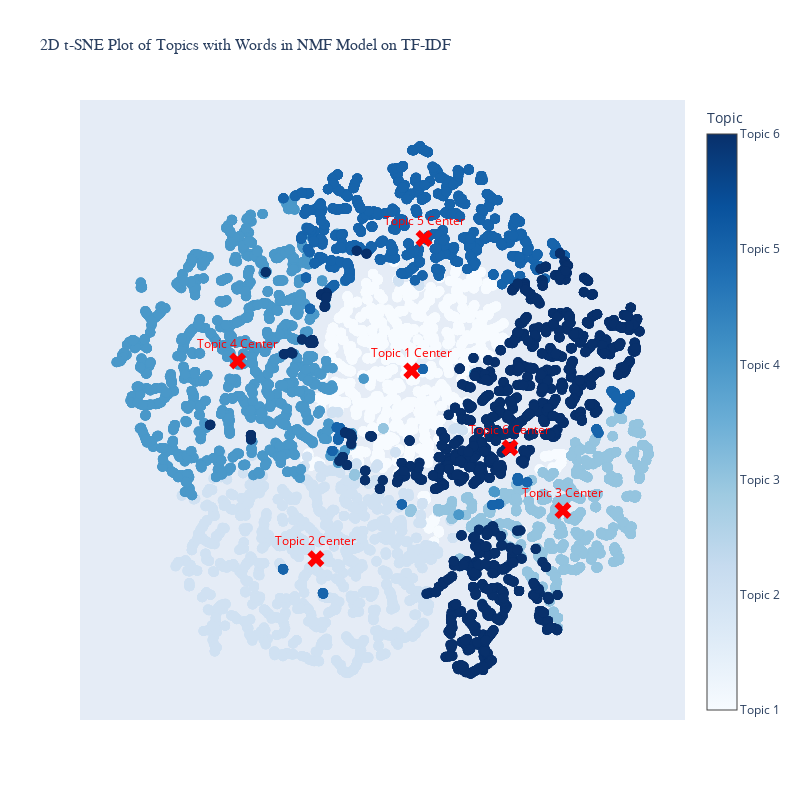

Notebook code for this chart:
### Code cell
# Plot the 2D t-SNE for NMF topics
plot_tsne_nmf_topics(nmf_model, tfidf_matrix, topic_matrix, feature_names)

### Figure 1 — Plotly figure (JSON) as saved in the notebook; plotly's stock layout.template omitted (floating-point values rounded to 4 significant figures; data arrays with more than 128 entries replaced by an {"elided": "..."} marker saying what was removed)
{"data": [{"hoverinfo": "text", "marker": {"color": {"elided": "26724 int values"}, "colorbar": {"ticktext": ["Topic 1", "Topic 2", "Topic 3", "Topic 4", "Topic 5", "Topic 6"], "tickvals": [1, 2, 3, 4, 5, 6], "title": {"text": "Topic"}}, "colorscale": [[0, "rgb(247,251,255)"], [0.125, "rgb(222,235,247)"], [0.25, "rgb(198,219,239)"], [0.375, "rgb(158,202,225)"], [0.5, "rgb(107,174,214)"], [0.625, "rgb(66,146,198)"], [0.75, "rgb(33,113,181)"], [0.875, "rgb(8,81,156)"], [1, "rgb(8,48,107)"]], "showscale": true, "size": 10}, "mode": "markers", "text": {"elided": "26724 str values"}, "type": "scatter", "x": {"elided": "26724 float values"}, "y": {"elided": "26724 float values"}}, {"hoverinfo": "text", "marker": {"color": "red", "size": 15, "symbol": "x"}, "mode": "markers+text", "name": "Topic 1 Center", "text": ["Topic 1 Center"], "textfont": {"color": "red"}, "textposition": "top center", "type": "scatter", "x": [8.169], "y": [21.3]}, {"hoverinfo": "text", "marker": {"color": "red", "size": 15, "symbol": "x"}, "mode": "markers+text", "name": "Topic 2 Center", "text": ["Topic 2 Center"], "textfont": {"color": "red"}, "textposition": "top center", "type": "scatter", "x": [-31.42], "y": [-56.35]}, {"hoverinfo": "text", "marker": {"color": "red", "size": 15, "symbol": "x"}, "mode": "markers+text", "name": "Topic 3 Center", "text": ["Topic 3 Center"], "textfont": {"color": "red"}, "textposition": "top center", "type": "scatter", "x": [70.65], "y": [-36.44]}, {"hoverinfo": "text", "marker": {"color": "red", "size": 15, "symbol": "x"}, "mode": "markers+text", "name": "Topic 4 Center", "text": ["Topic 4 Center"], "textfont": {"color": "red"}, "textposition": "top center", "type": "scatter", "x": [-63.77], "y": [25.34]}, {"hoverinfo": "text", "marker": {"color": "red", "size": 15, "symbol": "x"}, "mode": "markers+text", "name": "Topic 5 Center", "text": ["Topic 5 Center"], "textfont": {"color": "red"}, "textposition": "top center", "type": "scatter", "x": [13.24], "y": [75.96]}, {"hoverinfo": "text", "marker": {"color": "red", "size": 15, "symbol": "x"}, "mode": "markers+text", "name": "Topic 6 Center", "text": ["Topic 6 Center"], "textfont": {"color": "red"}, "textposition": "top center", "type": "scatter", "x": [48.75], "y": [-10.46]}, {"marker": {"color": 1, "colorscale": [[0, "rgb(247,251,255)"], [0.125, "rgb(222,235,247)"], [0.25, "rgb(198,219,239)"], [0.375, "rgb(158,202,225)"], [0.5, "rgb(107,174,214)"], [0.625, "rgb(66,146,198)"], [0.75, "rgb(33,113,181)"], [0.875, "rgb(8,81,156)"], [1, "rgb(8,48,107)"]], "size": 10}, "mode": "markers", "name": "Topic 1", "type": "scatter", "x": [null], "y": [null]}, {"marker": {"color": 2, "colorscale": [[0, "rgb(247,251,255)"], [0.125, "rgb(222,235,247)"], [0.25, "rgb(198,219,239)"], [0.375, "rgb(158,202,225)"], [0.5, "rgb(107,174,214)"], [0.625, "rgb(66,146,198)"], [0.75, "rgb(33,113,181)"], [0.875, "rgb(8,81,156)"], [1, "rgb(8,48,107)"]], "size": 10}, "mode": "markers", "name": "Topic 2", "type": "scatter", "x": [null], "y": [null]}, {"marker": {"color": 3, "colorscale": [[0, "rgb(247,251,255)"], [0.125, "rgb(222,235,247)"], [0.25, "rgb(198,219,239)"], [0.375, "rgb(158,202,225)"], [0.5, "rgb(107,174,214)"], [0.625, "rgb(66,146,198)"], [0.75, "rgb(33,113,181)"], [0.875, "rgb(8,81,156)"], [1, "rgb(8,48,107)"]], "size": 10}, "mode": "markers", "name": "Topic 3", "type": "scatter", "x": [null], "y": [null]}, {"marker": {"color": 4, "colorscale": [[0, "rgb(247,251,255)"], [0.125, "rgb(222,235,247)"], [0.25, "rgb(198,219,239)"], [0.375, "rgb(158,202,225)"], [0.5, "rgb(107,174,214)"], [0.625, "rgb(66,146,198)"], [0.75, "rgb(33,113,181)"], [0.875, "rgb(8,81,156)"], [1, "rgb(8,48,107)"]], "size": 10}, "mode": "markers", "name": "Topic 4", "type": "scatter", "x": [null], "y": [null]}, {"marker": {"color": 5, "colorscale": [[0, "rgb(247,251,255)"], [0.125, "rgb(222,235,247)"], [0.25, "rgb(198,219,239)"], [0.375, "rgb(158,202,225)"], [0.5, "rgb(107,174,214)"], [0.625, "rgb(66,146,198)"], [0.75, "rgb(33,113,181)"], [0.875, "rgb(8,81,156)"], [1, "rgb(8,48,107)"]], "size": 10}, "mode": "markers", "name": "Topic 5", "type": "scatter", "x": [null], "y": [null]}, {"marker": {"color": 6, "colorscale": [[0, "rgb(247,251,255)"], [0.125, "rgb(222,235,247)"], [0.25, "rgb(198,219,239)"], [0.375, "rgb(158,202,225)"], [0.5, "rgb(107,174,214)"], [0.625, "rgb(66,146,198)"], [0.75, "rgb(33,113,181)"], [0.875, "rgb(8,81,156)"], [1, "rgb(8,48,107)"]], "size": 10}, "mode": "markers", "name": "Topic 6", "type": "scatter", "x": [null], "y": [null]}], "layout": {"height": 800, "hovermode": "closest", "showlegend": false, "title": {"font": {"family": "Arial", "size": 16}, "text": "2D t-SNE Plot of Topics with Words in NMF Model on TF-IDF"}, "width": 800, "xaxis": {"scaleanchor": "y", "scaleratio": 1, "visible": false}, "yaxis": {"visible": false}}}
